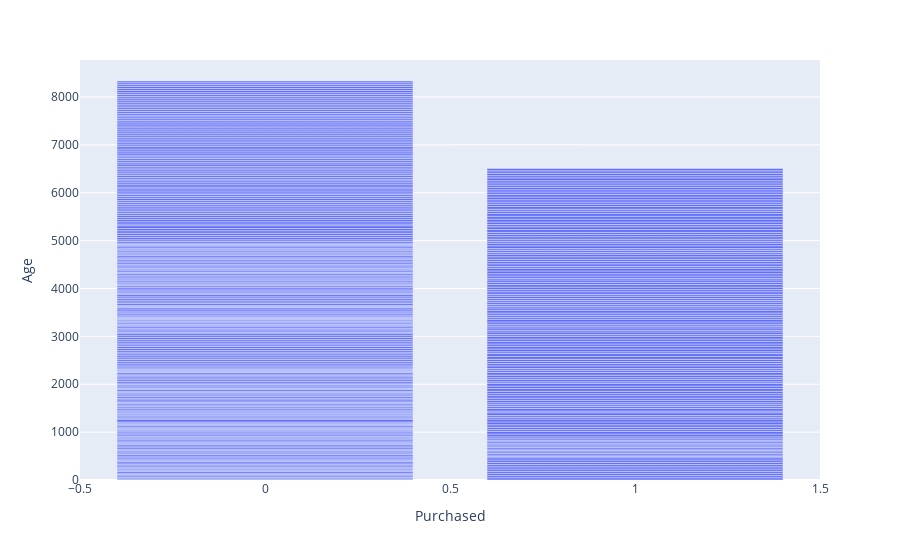

Notebook code cell kept with this figure:
### Code cell
fig = px.bar(df, x='Purchased', y='Age')
fig.show()

### Figure 1 — Plotly figure (JSON) as saved in the notebook; plotly's stock layout.template omitted (floating-point values rounded to 4 significant figures; data arrays with more than 128 entries replaced by an {"elided": "..."} marker saying what was removed)
{"data": [{"alignmentgroup": "True", "hovertemplate": "Purchased=%{x}<br>Age=%{y}<extra></extra>", "legendgroup": "", "marker": {"color": "#636efa", "pattern": {"shape": ""}}, "name": "", "offsetgroup": "", "orientation": "v", "showlegend": false, "textposition": "auto", "type": "bar", "x": {"elided": "400 int values"}, "xaxis": "x", "y": {"elided": "400 int values"}, "yaxis": "y"}], "layout": {"barmode": "relative", "legend": {"tracegroupgap": 0}, "margin": {"t": 60}, "xaxis": {"anchor": "y", "domain": [0, 1], "title": {"text": "Purchased"}}, "yaxis": {"anchor": "x", "domain": [0, 1], "title": {"text": "Age"}}}}
